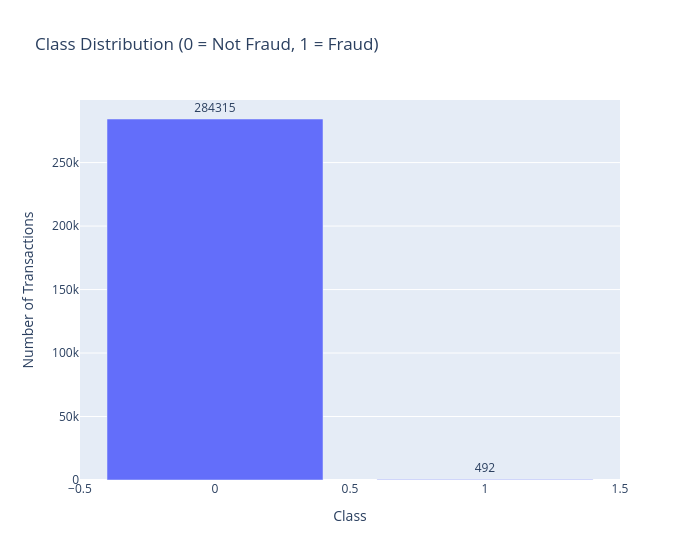

The notebook cell saved with this chart:
### Code cell
# =========================
# Class Distribution
# =========================

class_counts = data_df["Class"].value_counts().sort_index()

fig = go.Figure(
    data=[
        go.Bar(
            x=class_counts.index,
            y=class_counts.values,
            text=class_counts.values,
            textposition="outside"
        )
    ]
)

fig.update_layout(
    title="Class Distribution (0 = Not Fraud, 1 = Fraud)",
    xaxis_title="Class",
    yaxis_title="Number of Transactions",
    width=700
)

iplot(fig)

### Figure 1 — Plotly figure (JSON) as saved in the notebook; plotly's stock layout.template omitted (floating-point values rounded to 4 significant figures)
{"data": [{"text": [284300.0, 492.0], "textposition": "outside", "type": "bar", "x": [0, 1], "y": [284315, 492]}], "layout": {"title": {"text": "Class Distribution (0 = Not Fraud, 1 = Fraud)"}, "width": 700, "xaxis": {"title": {"text": "Class"}}, "yaxis": {"title": {"text": "Number of Transactions"}}}}
